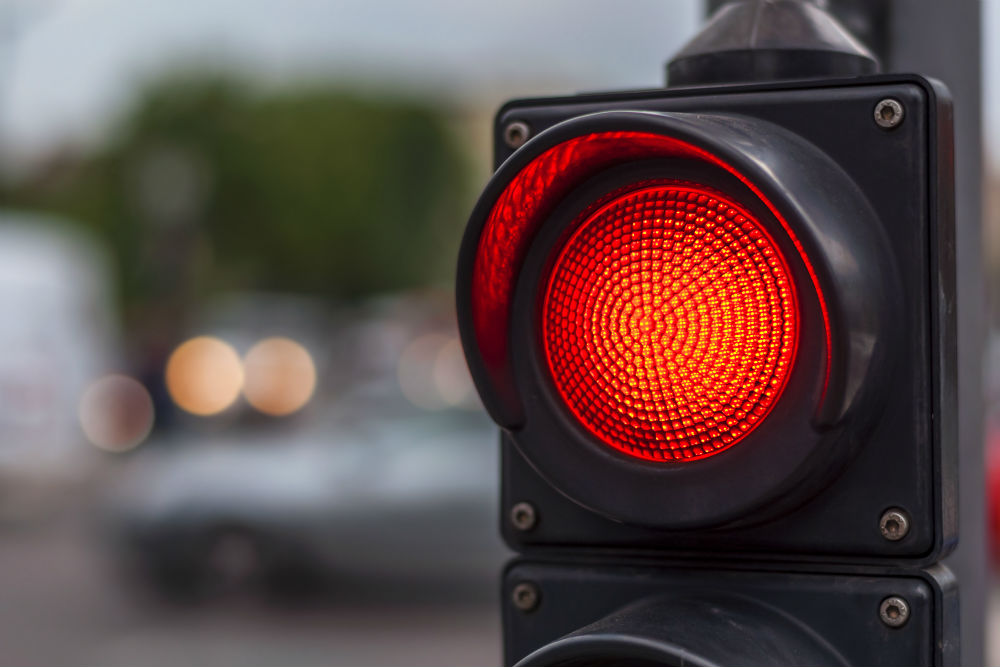
#> input picture PythonCode/01.05.jpg, 1000 x 667 px
$ python Detect.py
#> lines starting #> are read from the running program, lines starting #| are printed output that depends on the picture; after the words box and inside, x2 and y2 are one past the last pixel; in counts of white or black regions, pixels touching at a corner belong together
import cv2
import time
import glob

images = []
for img in glob.glob("Imagens/*"):
    images.append(img)


classificador = cv2.CascadeClassifier("cascadecadeirante.xml")

imgVermelho = cv2.imread("01.05.jpg")
#> imgVermelho is the input picture: shape (667, 1000, 3); mean B, G, R 74.4, 75.6, 94.4
imgVerde = cv2.imread("breno-semafori-abbattuti-danni-539738.660x368.jpg")
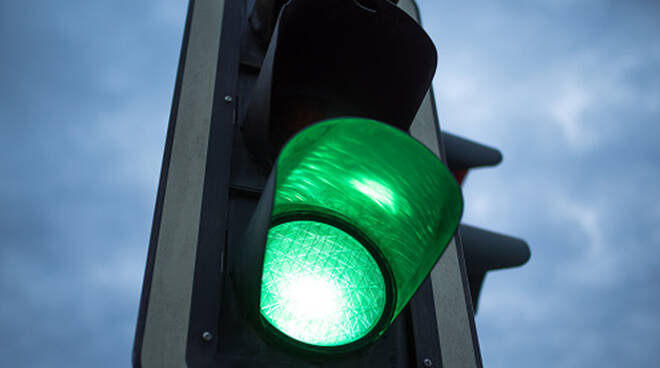
#> input picture PythonCode/breno-semafori-abbattuti-danni-539738.660x368.jpg, 660 x 368 px
#> imgVerde is the input picture: shape (368, 660, 3); mean B, G, R 135.4, 121.5, 84

print(images)

for imagem in images:

    img=cv2.imread(imagem)
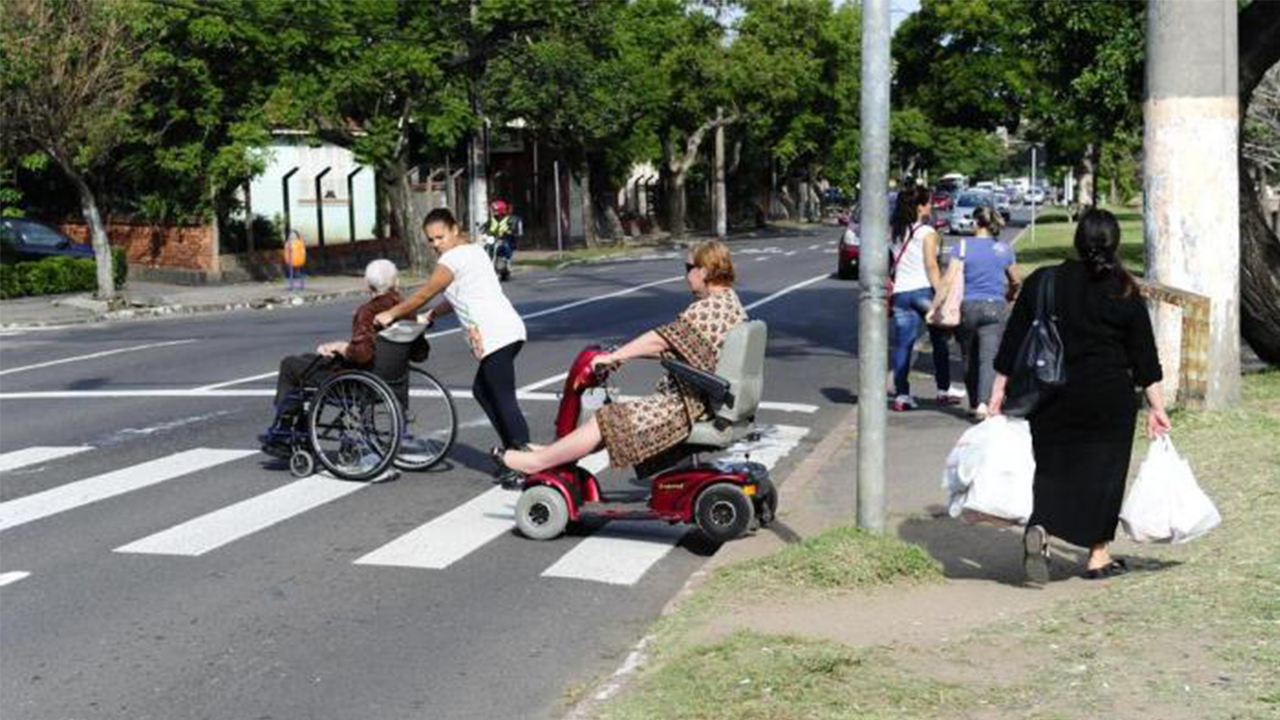
#> input picture PythonCode/Imagens/14966286.jpg, 1280 x 720 px
#> img is the input picture: shape (720, 1280, 3); mean B, G, R 106, 116, 114.5
    imgC = cv2.cvtColor(img,cv2.COLOR_BGR2GRAY)
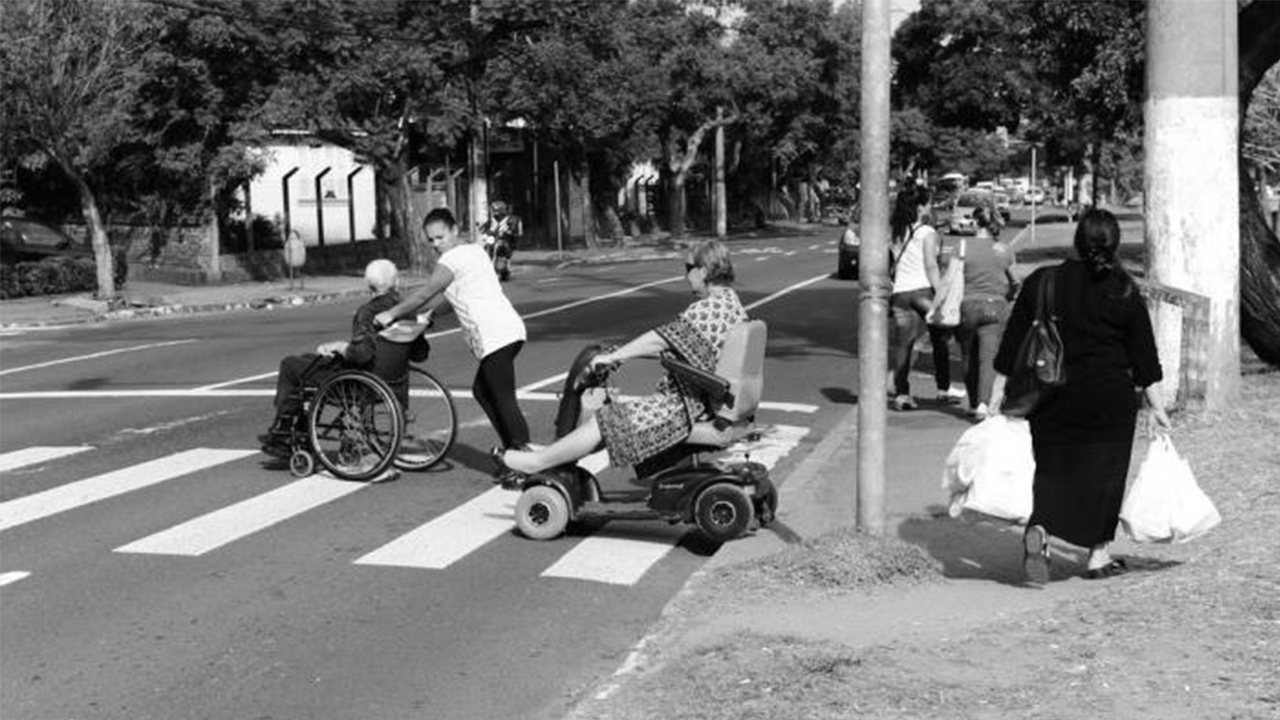
#> imgC: shape (720, 1280); min 0, max 255, mean 114.4
    classCadeirante = classificador.detectMultiScale(imgC,scaleFactor=1.1,minSize=(200,200),minNeighbors=20)
#> classCadeirante = [[202, 236, 275, 275]]

    countCadeirante = len(classCadeirante)
#> countCadeirante = 1

    if countCadeirante > 0:
        temp = 4
    else:
        temp = 2

    for t in range(temp,-1,-1):

        img = cv2.imread(imagem)

        for (x, y, l, a) in classCadeirante:
            img = cv2.rectangle(img, (x, y), (x + l, y + a), (0, 0, 0), 2)
#> this loop made 1 pass
#> pass 1, `img = cv2.rectangle(img, (x, y), (x + l, y + a), (0, 0, 0), 2)`:
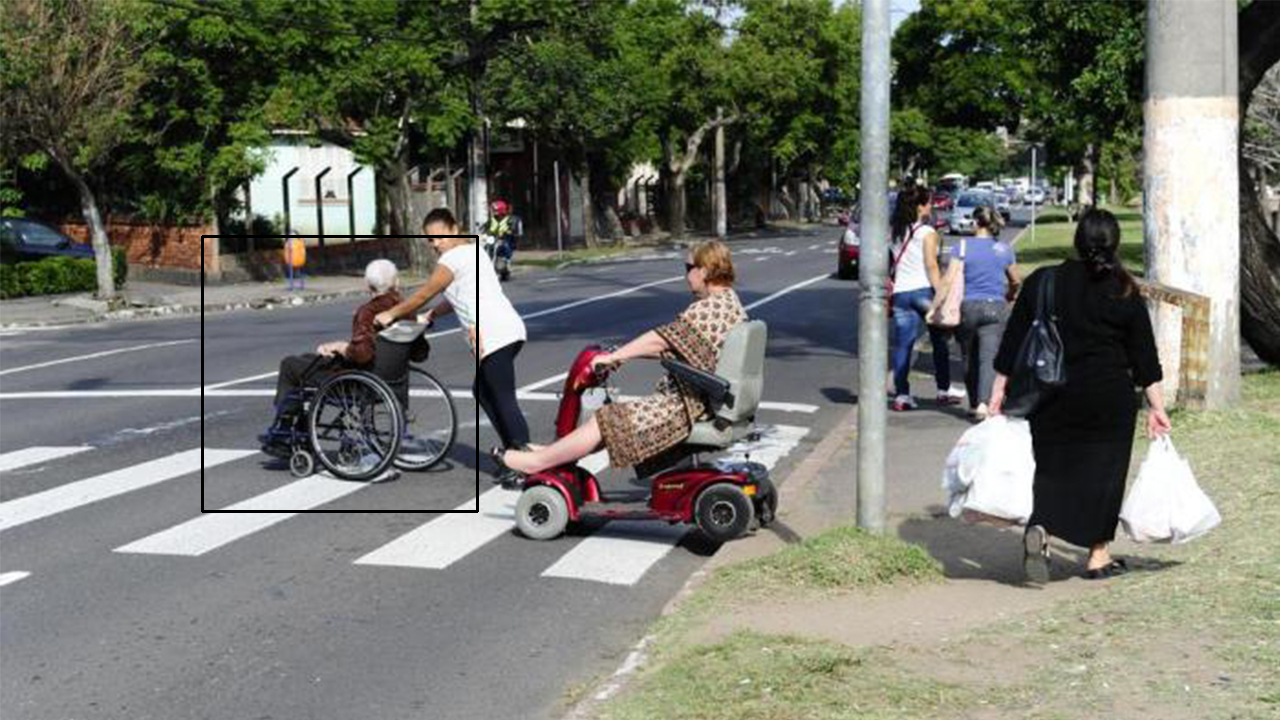
#> img: shape (720, 1280, 3); 0.36% of pixels changed, all inside (x1, y1, x2, y2) = (201, 235, 479, 513)

        img=cv2.putText(img, str(t), (100, 80),cv2.FONT_HERSHEY_SIMPLEX, .75, (0, 0, 255), 2)
#> img: shape (720, 1280, 3); 0.01% of pixels changed, all inside (x1, y1, x2, y2) = (101, 63, 116, 82)
        cv2.imshow("1",img)


        # [4 lines of commented-out code are left out]

        time.sleep(1)
        t -= 1

        if cv2.waitKey(1) & 0XFF == 27:
#> (key Esc is pressed here)
            break

cv2.destroyAllWindows()
